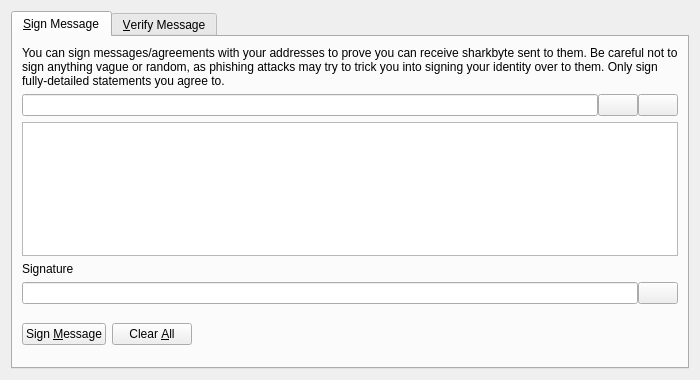
<?xml version="1.0" encoding="UTF-8"?>
<ui version="4.0">
 <class>SignVerifyMessageDialog</class>
 <widget class="QDialog" name="SignVerifyMessageDialog">
  <property name="geometry">
   <rect>
    <x>0</x>
    <y>0</y>
    <width>700</width>
    <height>380</height>
   </rect>
  </property>
  <property name="windowTitle">
   <string>Signatures - Sign / Verify a Message</string>
  </property>
  <property name="modal">
   <bool>true</bool>
  </property>
  <layout class="QVBoxLayout" name="verticalLayout">
   <item>
    <widget class="QTabWidget" name="tabWidget">
     <property name="currentIndex">
      <number>0</number>
     </property>
     <widget class="QWidget" name="tabSignMessage">
      <attribute name="title">
       <string>&amp;Sign Message</string>
      </attribute>
      <layout class="QVBoxLayout" name="verticalLayout_SM">
       <item>
        <widget class="QLabel" name="infoLabel_SM">
         <property name="text">
          <string>You can sign messages/agreements with your addresses to prove you can receive sharkbyte sent to them. Be careful not to sign anything vague or random, as phishing attacks may try to trick you into signing your identity over to them. Only sign fully-detailed statements you agree to.</string>
         </property>
         <property name="textFormat">
          <enum>Qt::PlainText</enum>
         </property>
         <property name="wordWrap">
          <bool>true</bool>
         </property>
        </widget>
       </item>
       <item>
        <layout class="QHBoxLayout" name="horizontalLayout_1_SM">
         <property name="spacing">
          <number>0</number>
         </property>
         <item>
          <widget class="QValidatedLineEdit" name="addressIn_SM">
           <property name="toolTip">
            <string>The sharkbyte address to sign the message with</string>
           </property>
          </widget>
         </item>
         <item>
          <widget class="QPushButton" name="addressBookButton_SM">
           <property name="toolTip">
            <string>Choose previously used address</string>
           </property>
           <property name="text">
            <string/>
           </property>
           <property name="shortcut">
            <string>Alt+A</string>
           </property>
           <property name="autoDefault">
            <bool>false</bool>
           </property>
          </widget>
         </item>
         <item>
          <widget class="QPushButton" name="pasteButton_SM">
           <property name="toolTip">
            <string>Paste address from clipboard</string>
           </property>
           <property name="text">
            <string/>
           </property>
           <property name="shortcut">
            <string>Alt+P</string>
           </property>
           <property name="autoDefault">
            <bool>false</bool>
           </property>
          </widget>
         </item>
        </layout>
       </item>
       <item>
        <widget class="QPlainTextEdit" name="messageIn_SM">
         <property name="toolTip">
          <string>Enter the message you want to sign here</string>
         </property>
        </widget>
       </item>
       <item>
        <widget class="QLabel" name="signatureLabel_SM">
         <property name="text">
          <string>Signature</string>
         </property>
         <property name="textFormat">
          <enum>Qt::PlainText</enum>
         </property>
        </widget>
       </item>
       <item>
        <layout class="QHBoxLayout" name="horizontalLayout_2_SM">
         <property name="spacing">
          <number>0</number>
         </property>
         <item>
          <widget class="QLineEdit" name="signatureOut_SM">
           <property name="font">
            <font>
             <italic>true</italic>
            </font>
           </property>
           <property name="readOnly">
            <bool>true</bool>
           </property>
          </widget>
         </item>
         <item>
          <widget class="QPushButton" name="copySignatureButton_SM">
           <property name="toolTip">
            <string>Copy the current signature to the system clipboard</string>
           </property>
           <property name="text">
            <string/>
           </property>
           <property name="autoDefault">
            <bool>false</bool>
           </property>
          </widget>
         </item>
        </layout>
       </item>
       <item>
        <layout class="QHBoxLayout" name="horizontalLayout_3_SM">
         <item>
          <widget class="QPushButton" name="signMessageButton_SM">
           <property name="toolTip">
            <string>Sign the message to prove you own this sharkbyte address</string>
           </property>
           <property name="text">
            <string>Sign &amp;Message</string>
           </property>
           <property name="autoDefault">
            <bool>false</bool>
           </property>
          </widget>
         </item>
         <item>
          <widget class="QPushButton" name="clearButton_SM">
           <property name="toolTip">
            <string>Reset all sign message fields</string>
           </property>
           <property name="text">
            <string>Clear &amp;All</string>
           </property>
           <property name="autoDefault">
            <bool>false</bool>
           </property>
          </widget>
         </item>
         <item>
          <spacer name="horizontalSpacer_1_SM">
           <property name="orientation">
            <enum>Qt::Horizontal</enum>
           </property>
           <property name="sizeHint" stdset="0">
            <size>
             <width>40</width>
             <height>48</height>
            </size>
           </property>
          </spacer>
         </item>
         <item>
          <widget class="QLabel" name="statusLabel_SM">
           <property name="font">
            <font>
             <weight>75</weight>
             <bold>true</bold>
            </font>
           </property>
           <property name="text">
            <string/>
           </property>
           <property name="wordWrap">
            <bool>true</bool>
           </property>
          </widget>
         </item>
         <item>
          <spacer name="horizontalSpacer_2_SM">
           <property name="orientation">
            <enum>Qt::Horizontal</enum>
           </property>
           <property name="sizeHint" stdset="0">
            <size>
             <width>40</width>
             <height>48</height>
            </size>
           </property>
          </spacer>
         </item>
        </layout>
       </item>
      </layout>
     </widget>
     <widget class="QWidget" name="tabVerifyMessage">
      <attribute name="title">
       <string>&amp;Verify Message</string>
      </attribute>
      <layout class="QVBoxLayout" name="verticalLayout_VM">
       <item>
        <widget class="QLabel" name="infoLabel_VM">
         <property name="text">
          <string>Enter the receiver's address, message (ensure you copy line breaks, spaces, tabs, etc. exactly) and signature below to verify the message. Be careful not to read more into the signature than what is in the signed message itself, to avoid being tricked by a man-in-the-middle attack. Note that this only proves the signing party receives with the address, it cannot prove sendership of any transaction!</string>
         </property>
         <property name="textFormat">
          <enum>Qt::PlainText</enum>
         </property>
         <property name="alignment">
          <set>Qt::AlignLeading|Qt::AlignLeft|Qt::AlignTop</set>
         </property>
         <property name="wordWrap">
          <bool>true</bool>
         </property>
        </widget>
       </item>
       <item>
        <layout class="QHBoxLayout" name="horizontalLayout_1_VM">
         <property name="spacing">
          <number>0</number>
         </property>
         <item>
          <widget class="QValidatedLineEdit" name="addressIn_VM">
           <property name="toolTip">
            <string>The sharkbyte address the message was signed with</string>
           </property>
          </widget>
         </item>
         <item>
          <widget class="QPushButton" name="addressBookButton_VM">
           <property name="toolTip">
            <string>Choose previously used address</string>
           </property>
           <property name="text">
            <string/>
           </property>
           <property name="shortcut">
            <string>Alt+A</string>
           </property>
           <property name="autoDefault">
            <bool>false</bool>
           </property>
          </widget>
         </item>
        </layout>
       </item>
       <item>
        <widget class="QPlainTextEdit" name="messageIn_VM"/>
       </item>
       <item>
        <widget class="QValidatedLineEdit" name="signatureIn_VM"/>
       </item>
       <item>
        <layout class="QHBoxLayout" name="horizontalLayout_2_VM">
         <item>
          <widget class="QPushButton" name="verifyMessageButton_VM">
           <property name="toolTip">
            <string>Verify the message to ensure it was signed with the specified sharkbyte address</string>
           </property>
           <property name="text">
            <string>Verify &amp;Message</string>
           </property>
           <property name="autoDefault">
            <bool>false</bool>
           </property>
          </widget>
         </item>
         <item>
          <widget class="QPushButton" name="clearButton_VM">
           <property name="toolTip">
            <string>Reset all verify message fields</string>
           </property>
           <property name="text">
            <string>Clear &amp;All</string>
           </property>
           <property name="autoDefault">
            <bool>false</bool>
           </property>
          </widget>
         </item>
         <item>
          <spacer name="horizontalSpacer_1_VM">
           <property name="orientation">
            <enum>Qt::Horizontal</enum>
           </property>
           <property name="sizeHint" stdset="0">
            <size>
             <width>40</width>
             <height>48</height>
            </size>
           </property>
          </spacer>
         </item>
         <item>
          <widget class="QLabel" name="statusLabel_VM">
           <property name="font">
            <font>
             <weight>75</weight>
             <bold>true</bold>
            </font>
           </property>
           <property name="text">
            <string/>
           </property>
           <property name="wordWrap">
            <bool>true</bool>
           </property>
          </widget>
         </item>
         <item>
          <spacer name="horizontalSpacer_2_VM">
           <property name="orientation">
            <enum>Qt::Horizontal</enum>
           </property>
           <property name="sizeHint" stdset="0">
            <size>
             <width>40</width>
             <height>48</height>
            </size>
           </property>
          </spacer>
         </item>
        </layout>
       </item>
      </layout>
     </widget>
    </widget>
   </item>
  </layout>
 </widget>
 <customwidgets>
  <customwidget>
   <class>QValidatedLineEdit</class>
   <extends>QLineEdit</extends>
   <header>qvalidatedlineedit.h</header>
  </customwidget>
 </customwidgets>
 <resources>
  <include location="../sharkbyte.qrc"/>
 </resources>
 <connections/>
</ui>
